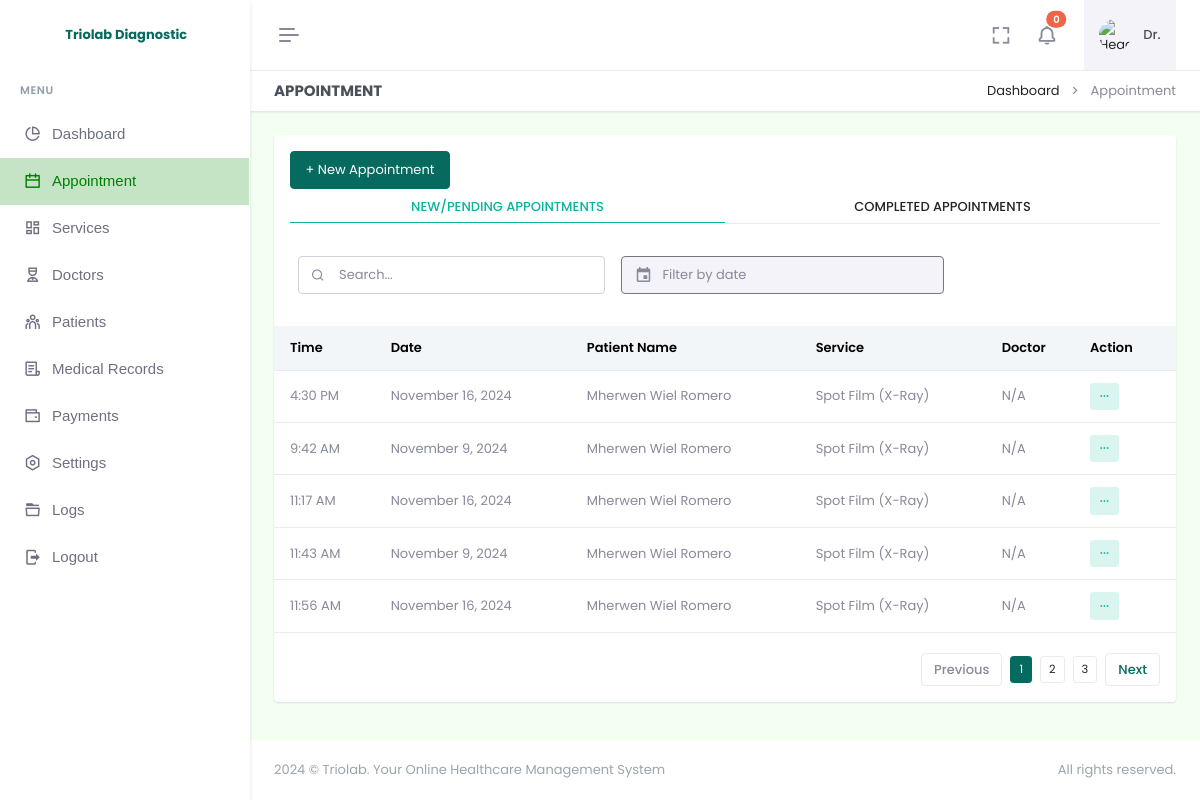
The app's page /doctor/appointment.php (signed in), older data.
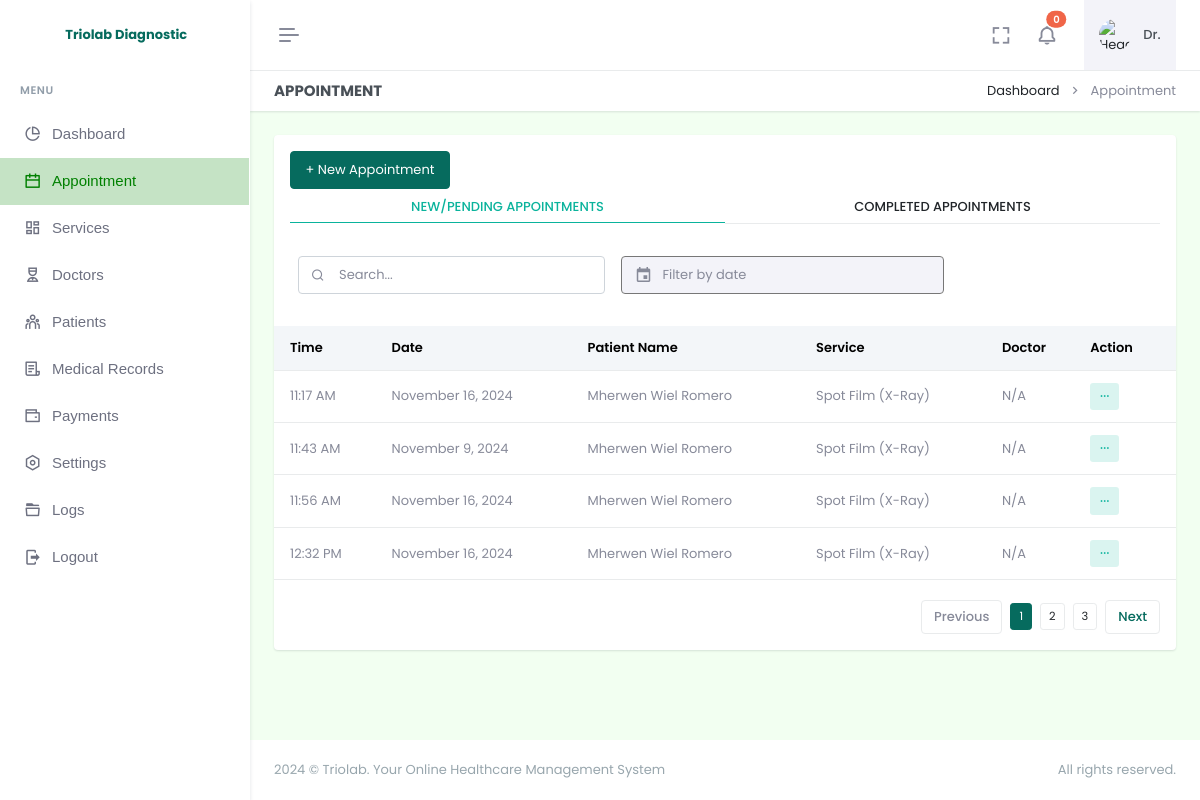
The same page, newer data.
### tables this page shows
CREATE TABLE `appointment` (
  `id` int(11) NOT NULL AUTO_INCREMENT,
  `service_id` int(11) NOT NULL,
  `patient_id` int(11) NOT NULL,
  `appointment_date` varchar(255) NOT NULL,
  `appointment_slot_id` int(255) NOT NULL,
  `appointment_time` varchar(255) NOT NULL,
  `doctor_id` varchar(255) DEFAULT NULL,
  `department_id` int(255) NOT NULL,
  `selectedPayment` varchar(255) NOT NULL,
  `medical` text DEFAULT NULL,
  `status` varchar(255) NOT NULL DEFAULT 'Pending',
  `paid` varchar(255) NOT NULL DEFAULT 'Unpaid',
  `date_added` timestamp NOT NULL DEFAULT current_timestamp(),
  `is_archive` tinyint(4) NOT NULL DEFAULT 0,
  PRIMARY KEY (`id`)
);

CREATE TABLE `patient` (
  `id` int(11) NOT NULL AUTO_INCREMENT,
  `firstname` varchar(255) NOT NULL,
  `lastname` varchar(255) NOT NULL,
  `email` varchar(255) NOT NULL,
  `dob` varchar(255) DEFAULT NULL,
  `birthplace` varchar(255) DEFAULT NULL,
  `contact` varchar(255) DEFAULT NULL,
  `password` varchar(255) NOT NULL,
  `province` varchar(255) DEFAULT NULL,
  `city` varchar(255) DEFAULT NULL,
  `barangay` varchar(255) DEFAULT NULL,
  `street` varchar(255) DEFAULT NULL,
  `date_added` timestamp NOT NULL DEFAULT current_timestamp(),
  PRIMARY KEY (`id`)
);

CREATE TABLE `services` (
  `id` int(11) NOT NULL AUTO_INCREMENT,
  `category` varchar(255) NOT NULL,
  `type` varchar(255) NOT NULL,
  `service` varchar(255) NOT NULL,
  `department` varchar(255) NOT NULL,
  `cost` varchar(255) NOT NULL,
  `date_added` timestamp NOT NULL DEFAULT current_timestamp(),
  `is_archive` tinyint(4) NOT NULL DEFAULT 0,
  PRIMARY KEY (`id`)
);

### doctor/appointment.php (the view, shortened to what the changed rows need)
<!doctype html>
<html lang="en" data-layout="vertical" data-topbar="light" data-sidebar="light" data-sidebar-size="lg" data-sidebar-image="none" data-preloader="disable" data-theme="default" data-theme-colors="green">
<head>
    <link rel="stylesheet" href="https://cdn.jsdelivr.net/npm/flatpickr/dist/flatpickr.min.css">
    <link href="assets/css/bootstrap.min.css" rel="stylesheet" type="text/css" />
    <link href="assets/css/icons.min.css" rel="stylesheet" type="text/css" />
    <link href="assets/css/app.min.css" rel="stylesheet" type="text/css" />
    <link href="assets/css/custom.min.css" rel="stylesheet" type="text/css" />
    <link rel="stylesheet" href="assets/css/sweetalert.css">
</head>
<body style="background-color: #F2FFF1">
    <div id="layout-wrapper">
        <?php require "header.php"; ?>
        <div class="main-content">
            <div class="page-content">
                <div class="container-fluid">
                    <div class="row">
                        <div class="col-12">
                            <div class="card">
                                <div class="card-body">
                                    <div class="tab-content text-muted">
                                        <div class="tab-pane active" id="new" role="tabpanel">
                                            <div class="listjs-table" id="customerList">
                                                <div class="table-responsive table-card mt-3 mb-1">
                                                    <table class="table align-middle table-nowrap" id="customerTable">
                                                        <thead class="table-light">
                                                            <tr>
                                                                <th>Time</th>
                                                                <th>Date</th>
                                                                <th>Patient Name</th>
                                                                <th>Service</th>
                                                                <th>Doctor</th>
                                                                <th>Action</th>
                                                            </tr>
                                                        </thead>
                                                        <tbody class="list">
                                                            <?php
                                                            $selectAppointment = $pdo->query("SELECT *, appointment.id AS appointment_id, patient.id AS patient_id, services.id AS service_id, patient.firstname AS patient_firstname, patient.lastname AS patient_lastname, doctor.firstname AS doctor_firstname, doctor.lastname AS doctor_lastname FROM appointment INNER JOIN patient ON appointment.patient_id = patient.id INNER JOIN services ON appointment.service_id = services.id LEFT JOIN doctor ON appointment.doctor_id = doctor.employee_id WHERE appointment.is_archive = 0 AND appointment.status = 'Pending' ORDER BY appointment.date_added ASC");
                                                            if ($selectAppointment->rowCount() > 0) {
                                                                while ($row = $selectAppointment->fetch(PDO::FETCH_ASSOC)) {
                                                                    $time = $row['appointment_time'];
                                                                    $formatted_time = date("g:i A", strtotime($time));
                                                                    $date = $row['appointment_date'];
                                                                    $formatted_date = date("F j, Y", strtotime($date));
                                                                    $fullnamePatient = $row['patient_firstname'] . " " . $row['patient_lastname'];
                                                                    $fullnameDoctor = $row['doctor_id'] == NULL ? "N/A" : "Dr. " . $row['doctor_firstname'] . " " . $row['doctor_lastname'];
                                                                    $serviceName = $row['service'] . " (" . $row['type'] . ")";
                                                            ?>
                                                                    <tr>
                                                                        <td class="time"><?= $formatted_time; ?></td>
                                                                        <td class="date"><?= $formatted_date; ?></td>
                                                                        <td class="patient_name"><?= $fullnamePatient; ?></td>
                                                                        <td class="service"><?= $serviceName; ?></td>
                                                                        <td class="doctor"><?= $fullnameDoctor; ?></td>
                                                                        <td>
                                                                            <div class="dropdown d-inline-block">
                                                                                <button class="btn btn-soft-success btn-sm dropdown" type="button" data-bs-toggle="dropdown" aria-expanded="false">
                                                                                    <i class="ri-more-fill align-middle"></i>
                                                                                </button>
                                                                            </div>
                                                                        </td>
                                                                    </tr>
                                                                <?php
                                                                }
                                                            }
                                                            ?>
                                                        </tbody>
                                                    </table>
                                                </div>
                                            </div>
                                        </div>
                                    </div>
                                </div>
                            </div>
                        </div>
                    </div>
                </div>
            </div>
        </div>
    </div>
</body>
</html>

Row changes from the older to the newer data that the page shows:
no longer on this page (row edited): appointment: appointment_time "4:30 PM", appointment_date "November 16, 2024", patient.lastname "Mherwen Wiel Romero", service.type "Spot Film (X-Ray)", doctor "N/A"
no longer on this page (row edited): appointment: appointment_time "9:42 AM", appointment_date "November 9, 2024", patient.lastname "Mherwen Wiel Romero", service.type "Spot Film (X-Ray)", doctor "N/A"
added appointment: appointment_time "12:32 PM", appointment_date "November 16, 2024", patient.lastname "Mherwen Wiel Romero", service.type "Spot Film (X-Ray)", doctor "N/A"
